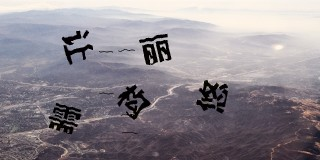
#> input picture readme_images/点选1.jpg, 320 x 160 px
$ python draw_box_PIL.py
#> lines starting #> are read from the running program, lines starting #| are printed output that depends on the picture
# -*- coding: UTF-8 -*-
import matplotlib.pyplot as plt
from PIL import Image, ImageDraw


def draw(filename, result):
    img = Image.open(filename)
    draw = ImageDraw.Draw(img)

    for index, r in enumerate(result):
        # center point is (A, B)
        A, B, w, h = r
        a = A - (h / 2)
        c = A + (h / 2)
        b = B - (w / 2)
        d = B + (w / 2)

        print(a, b, c, d)

        draw.line([(a, b), (a, d)], fill="red")
        draw.line([(a, d), (c, d)], fill="red")
        draw.line([(c, d), (c, b)], fill="red")
        draw.line([(c, b), (a, b)], fill="red")
        # break
        cropedimage = img.crop((a, b, c, d))
        cropedimage.save("../readme_images/点选字{}.jpg".format(index))

    plt.imshow(img)
    plt.show()
    img.save("../readme_images/点选2.jpg")


def main():
    filename = "../readme_images/点选1.jpg"
    inflection = [
        ('word', 0.9977150559425354, (211.69094848632812, 96.27708435058594, 34.80897521972656, 32.95333480834961)),
        ('word', 0.9969455599784851, (63.864295959472656, 118.94916534423828, 39.05336380004883, 26.741514205932617)),
        ('word', 0.9953688383102417, (76.27388763427734, 47.417152404785156, 32.8591194152832, 34.27583694458008)),
        ('word', 0.9929825067520142, (155.02427673339844, 49.5576286315918, 36.80773162841797, 33.70331954956055)),
        ('word', 0.9849220514297485, (133.80186462402344, 102.25910186767578, 36.13843536376953, 36.53313064575195))]

    result = []

    for inf in inflection:
        inf = inf[2]
        result.append(inf)
    print(result)
    draw(filename, result)
#> in draw, img is the input picture: PIL image 320x160 RGB; mean R, G, B 142.3, 136.2, 142.9
#> the loop in draw, `for index, r in enumerate(result):` made 5 passes
#> pass 1, in draw, `cropedimage = img.crop((a, b, c, d))`:
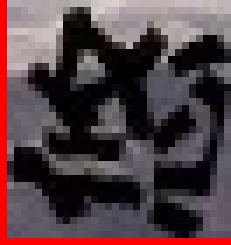
#> cropedimage: PIL image 33x35 RGB (shown 7 times larger); mean R, G, B 82.7, 63.3, 67.7
#> pass 2, in draw, `cropedimage = img.crop((a, b, c, d))`:
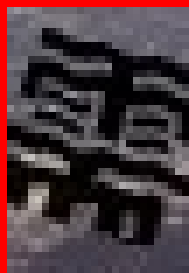
#> cropedimage: PIL image 27x39 RGB (shown 7 times larger); mean R, G, B 75.7, 56.2, 61
#> pass 3, in draw, `cropedimage = img.crop((a, b, c, d))`:
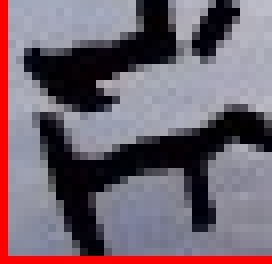
#> cropedimage: PIL image 34x33 RGB (shown 8 times larger); mean R, G, B 114.3, 99.5, 111
#> after the loop in draw, `for index, r in enumerate(result):`:
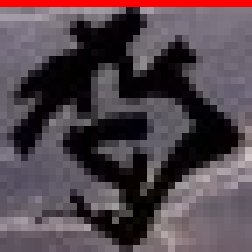
#> cropedimage: PIL image 36x36 RGB (shown 7 times larger); mean R, G, B 82.9, 69.5, 76.7
#> in draw, `plt.show()`:
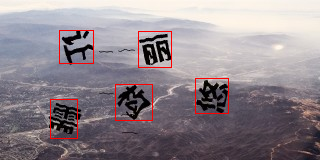
#> shown: shape (160, 320, 3); mean R, G, B 143.9, 134.4, 141.1


if __name__ == '__main__':
    main()
